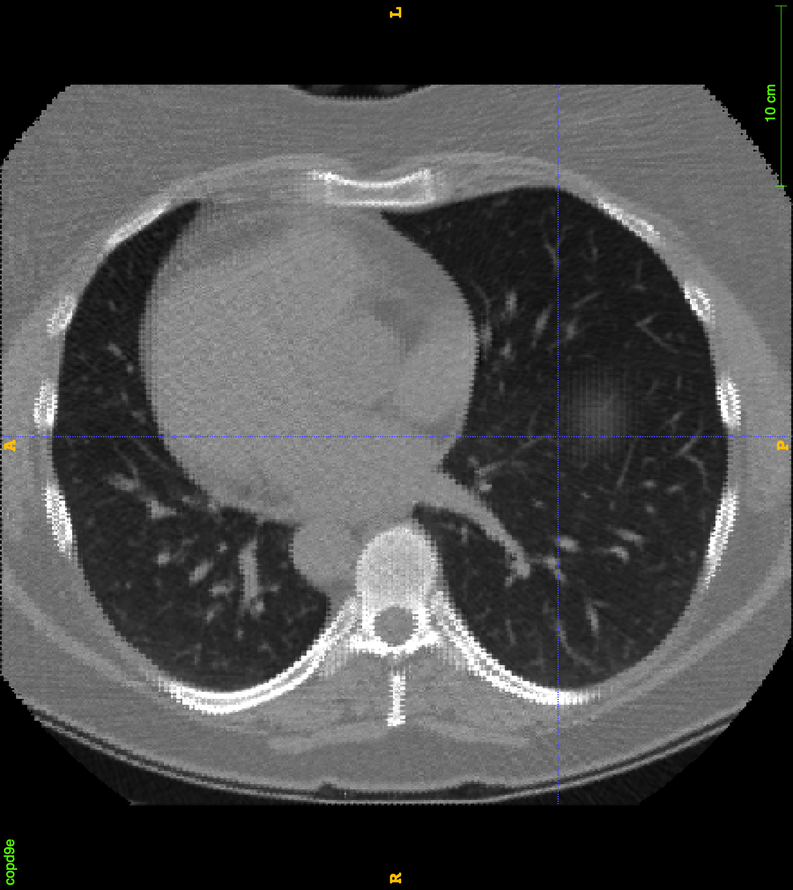
#> input picture tp2/images_misc/CT_lung_axial.png, 793 x 890 px, shrunk from 1340 x 1504 before the run, given in place of smooth_star.png, which was not available
$ jupyter execute --allow-errors IMA204_TP_DEFMODEL_IMA204_2023_24_COURT.ipynb   (text cells are left out)
#> lines starting #> are read from the running program, lines starting #| are printed output that depends on the picture; long printed decimals are rounded; pictures that were not available may be replaced by others from this repository, and a replacement may not be noted
### TP_IMA204_activecontours_2023-24_FINAL/gvf_elsa2.py
# From https://github.com/t-suzuki/gradient_vector_flow_test/blob/master/gvf.py
#!env python
# -*- coding: utf-8 -*-
# GVF(Gradient Vector Flow) of 2D image.
# implemented by t-suzuki.
# License: Public Domain
#
# reference:
# Chenyang Xu, et al. "Snakes, Shpes, and Gradient Vector Flow", IEEE TRANACTIONS ON IMAGE PROCESSING, VOL. 7, NO. 3, MARCH 1998

import sys
import imageio
import skimage.color
import skimage.data
import skimage.transform
try:
    import skimage.filters as skimage_filter
except:
    import skimage.filters as skimage_filter
import numpy as np
import matplotlib.pyplot as plt

def gradient_vector_flow(fx, fy, mu, dx=1.0, dy=1.0, verbose=True):
    u'''calc gradient vector flow of input gradient field fx, fy'''
    # calc some coefficients.
    b = fx**2.0 + fy**2.0
    c1, c2 = b*fx, b*fy
    # calc dt from scaling parameter r.
    r = 0.25 # (17) r < 1/4 required for convergence.
    dt = dx*dy/(r*mu)
    # max iteration
    N = int(max(1, np.sqrt(fx.shape[0]*fx.shape[1])))
    # initialize u(x, y), v(x, y) by the input.
    curr_u = fx
    curr_v = fy
    def laplacian(m):
        return np.hstack([m[:, 0:1], m[:, :-1]]) + np.hstack([m[:, 1:], m[:, -2:-1]]) \
                + np.vstack([m[0:1, :], m[:-1, :]]) + np.vstack([m[1:, :], m[-2:-1, :]]) \
                - 4*m
    for i in range(N):
        next_u = (1.0 - b*dt)*curr_u + r*laplacian(curr_u) + c1*dt
        next_v = (1.0 - b*dt)*curr_v + r*laplacian(curr_v) + c2*dt
        curr_u, curr_v = next_u, next_v
        if verbose:
            sys.stdout.write('.')
            sys.stdout.flush()
    if verbose:
        sys.stdout.write('\n')
    return curr_u, curr_v

def edge_map(img, sigma):
    blur = skimage.filters.gaussian(img, sigma)
    return skimage.filters.sobel(blur)

def gradient_field(im):
    im = skimage.filters.gaussian(im, 1.0)
    gradx = np.hstack([im[:, 1:], im[:, -2:-1]]) - np.hstack([im[:, 0:1], im[:, :-1]])
    grady = np.vstack([im[1:, :], im[-2:-1, :]]) - np.vstack([im[0:1, :], im[:-1, :]])
    return gradx, grady

# [10 lines left out: function add_border, not called in this run]

# [43 lines that do not run on import are left out]

### tp2/IMA204_TP_DEFMODEL_IMA204_2023_24_COURT.ipynb
[cell 1]
import numpy as np
import matplotlib.pyplot as plt
from IPython.display import HTML
from matplotlib import animation, rc

from skimage.color import rgb2gray
from skimage import data
from skimage.filters import gaussian
from skimage.segmentation import active_contour # For active_contour function

# For active_contour function
from skimage.segmentation import chan_vese, morphological_chan_vese, checkerboard_level_set,morphological_geodesic_active_contour

# For some image filtering
from skimage.morphology import white_tophat, black_tophat, disk

import skimage.io

from IPython.core.interactiveshell import InteractiveShell
InteractiveShell.ast_node_interactivity = "all"

[cell 2]
from google.colab import drive
drive.mount('/content/drive')

[cell 3]
def edge_map(img,sigma):
    blur = skimage.filters.gaussian(img,sigma)
    return skimage.filters.sobel(blur)

def edge_map2(img,sigma):
    blur = skimage.filters.gaussian(img,sigma)
    return skimage.filters.scharr(blur)

def subtract_background(image, radius=5, light_bg=False):
        str_el = disk(radius)
        if light_bg:
            return black_tophat(image, str_el)
        else:
            return white_tophat(image, str_el)


def define_initial_circle(R0,r0,c0,Nber_pts=400):
    # Define initial contour shape
    s      = np.linspace(0, 2*np.pi, Nber_pts)
    Radius = R0
    r      = r0 + Radius*np.sin(s)
    c      = c0 + Radius*np.cos(s) #col
    init   = np.array([r, c]).T
    return init


## Create slides for animation
# [17 lines left out: function animate_cv, not called in this run]


def animate_snake(image, segs, interval=500):
    fig, ax = plt.subplots(figsize=(6, 6))
    ax.imshow(image, cmap='gray');
    #    im = ax.imshow(segs[0], alpha=0.5, cmap='inferno');
    #ax.plot(segs[0][:, 1], segs[0][:, 0], '--r', lw=3)
    ax.axis('off')
    line, = ax.plot([], [], '-r', lw=2)

    def init():
        line.set_data(segs[0,:,1],segs[0,:,0])
        return [line,]

    def animate(i):
        line.set_data(segs[i,:,1],segs[i,:,0])
        return [line,]

    anim = animation.FuncAnimation(fig, animate, init_func=init,
                                   frames=len(segs), interval=1000, blit=True);
    return anim


###########################
# [9 lines left out: function store_evolution_in, not called in this run]

[cell 4]
# import warnings
# warnings.filterwarnings( "ignore", module = "matplotlib\..*" )

img_star          = skimage.io.imread('drive/MyDrive/IMA204/TP_activecontours/images_misc/smooth_star.png', as_gray = True)
#> img_star: shape (890, 793) float64; min 0, max 1, mean 0.296
img_star_noisy    = skimage.io.imread('drive/MyDrive/IMA204/TP_activecontours/images_misc/smooth_star_noisy.png', as_gray = True)
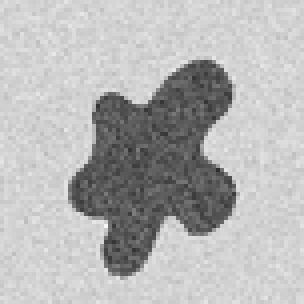
#> input picture tp2/images_misc/smooth_star_noisy.png, 76 x 76 px, shrunk from 128 x 128 before the run, found by its file name (shown 4 times larger)
#> img_star_noisy is the input picture: shape (76, 76); min 47, max 247, mean 181.6

img_hela    = skimage.io.imread('drive/MyDrive/IMA204/TP_activecontours/images_misc/hela_big_gt.png', as_gray = False)
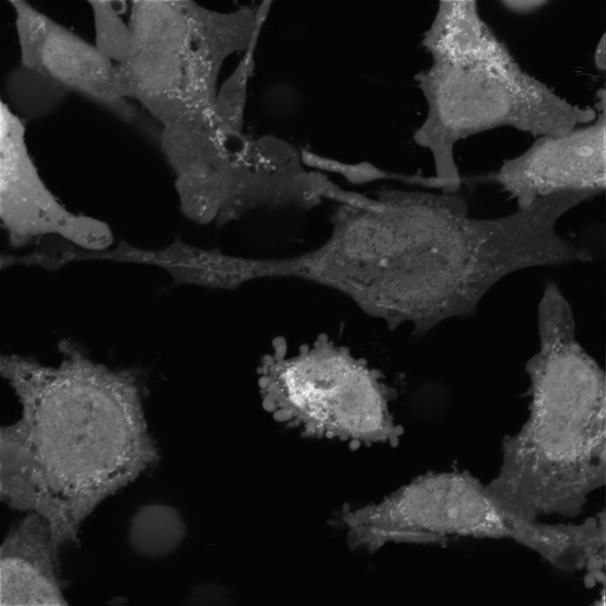
#> input picture tp2/images_misc/hela_big_gt.png, 606 x 606 px, shrunk from 1024 x 1024 before the run, found by its file name
#> img_hela is the input picture: shape (606, 606); min 2, max 245, mean 37.6

edge_hela   = edge_map(img_hela, sigma=2)
img_hela = np.squeeze(img_hela)

img_pepper  = skimage.io.imread('drive/MyDrive/IMA204/TP_activecontours/images_misc/peppers_gt.png', as_gray = False)
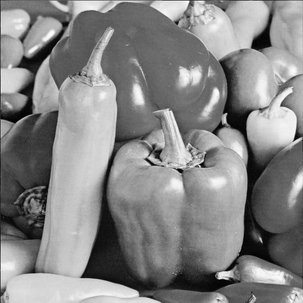
#> input picture tp2/images_misc/peppers_gt.png, 303 x 303 px, shrunk from 512 x 512 before the run, found by its file name
#> img_pepper is the input picture: shape (303, 303); min 0, max 255, mean 133.5
img_pepper = np.squeeze(img_pepper)

edge_pepper = edge_map(img_pepper, sigma=2)
img_pepper  = img_pepper.astype('float64')


img_MRIb  = skimage.io.imread('drive/MyDrive/IMA204/TP_activecontours/images_misc/MRI_brain_sag.png', as_gray = True)
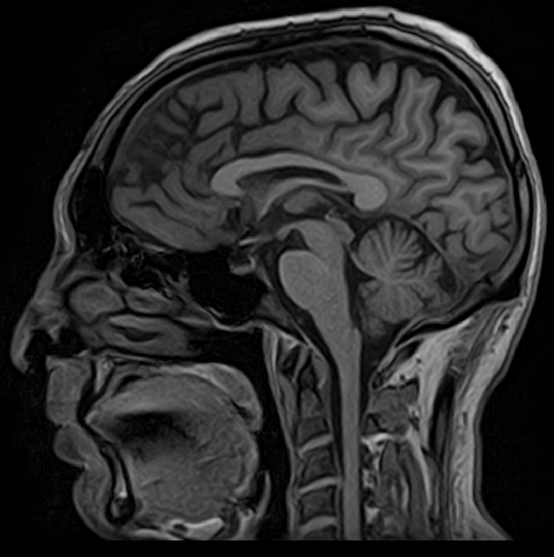
#> input picture tp2/images_misc/MRI_brain_sag.png, 554 x 557 px, shrunk from 936 x 942 before the run, found by its file name
#> img_MRIb is the input picture: shape (557, 554) float64; min 0, max 0.886, mean 0.169
edge_MRIb = edge_map(img_MRIb, sigma=2)
img_MRIf  = skimage.io.imread('drive/MyDrive/IMA204/TP_activecontours/images_misc/MRI_fetus.png', as_gray = True)
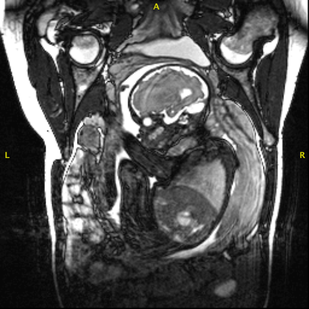
#> input picture tp2/images_misc/MRI_fetus.png, 309 x 309 px, shrunk from 522 x 522 before the run, found by its file name
#> img_MRIf: shape (309, 309) float64; min 0, max 1, mean 0.303
edge_MRIf = edge_map(img_MRIf, sigma=2)


img_cell  = skimage.io.imread('drive/MyDrive/IMA204/TP_activecontours/images_blood_cells/000016.png', as_gray = True)
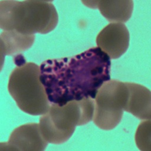
#> input picture tp2/images_blood_cells/000016.png, 151 x 151 px, shrunk from 256 x 256 before the run, found by its file name
#> img_cell: shape (151, 151) float64; min 0.0503, max 0.863, mean 0.517
edge_cell = edge_map(img_cell, sigma=2)
#skimage.io.imshow(img_cell)

img_mask = skimage.io.imread('drive/MyDrive/IMA204/TP_activecontours/masks_blood_cells/000016.png', as_gray = True)
edge_mask = edge_map(img_mask, sigma=2)
img_mask2 = skimage.io.imread('drive/MyDrive/IMA204/TP_activecontours/images_misc/binary_shape_2024.png', as_gray = True)
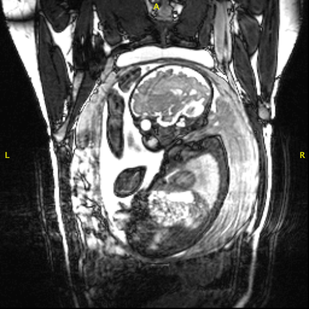
#> input picture tp2/images_misc/MRI_fetus2.png, 309 x 309 px, shrunk from 522 x 522 before the run, given in place of binary_shape_2024.png, which was not available
#> img_mask2: shape (309, 309) float64; min 0, max 1, mean 0.353
edge_mask2 = edge_map(img_mask2, sigma=2)
# skimage.io.imshow(img_mask)

img_OCT  = skimage.io.imread('drive/MyDrive/IMA204/TP_activecontours/OCT_myocardium/case272.tif', as_gray = True)
edge_OCT = edge_map(img_OCT, sigma=2)
#> (the rest of this cell did not finish here and is left out)

[cell 5]
img_test  = img_cell
Sigma_val = 1
edge_test = edge_map(img_test, sigma=Sigma_val)


## Print some basic image properties
print(img_test.dtype)
#| float64
print(np.min(img_test))
#| 0.05027
print(np.max(img_pepper))
#| 255.0


## Show Hist
hist_test, bins_test             = np.histogram(img_test.flatten(), bins=256)
#> hist_test = 256 values, max 563 at index 236, min 5 at index 0, mean 89.07; bins_test = 257 values from 0.0503 to 0.863
hist_edge_test, bins_edges_test  = np.histogram(edge_test.flatten(), bins=256)
#> hist_edge_test = 256 values, max 1376 at index 2, min 0 at index 203, mean 89.07; bins_edges_test = 257 values from 5.19e-05 to 0.265

#> (the rest of this cell did not finish here and is left out)

[cell 6]
img_to_test = img_pepper

# Classic Edge map with Gaussian smoothing controled by sigma
edge_test1         = edge_map(img_to_test, sigma=1)
edge_test1_l       = np.log2(edge_test1)
edge_test2         = edge_map(img_to_test, sigma=2)
edge_test2_l       = np.log2(edge_test2)

# Inversed Edge map
# Returns Edge map = 1.0 / np.sqrt(1.0 + alpha * gradnorm)
edge_inv_test  = skimage.segmentation.inverse_gaussian_gradient(img_to_test, alpha=1.0, sigma=1.0)


#> (the rest of this cell did not finish here and is left out)

[cell 7]
img_ori_to_test = img_MRIb
img_to_test     = img_ori_to_test
epsilon         = 0.000001 #to prevent log on 0
img_eps         = np.full_like(img_to_test, epsilon)
PRE_ENHANCE     = 1
OPTION_ENHANCE  = 4 # can be 0 (nothing) OR 1,2,3,4 for different enchancement options

# Run all  OPTION_ENHANCE for display here
gamma_corrected       = skimage.exposure.adjust_gamma(img_to_test, 0.8)
logarithmic_corrected = skimage.exposure.adjust_log(img_to_test, gain= 1,inv=True)
img_open              = skimage.morphology.diameter_opening(img_to_test, 40, connectivity=2)
img_adapteq           = skimage.exposure.equalize_adapthist(img_to_test, clip_limit=0.03)

# PRE ENHANCEMENT OPTIONS:
if PRE_ENHANCE==1:
    if OPTION_ENHANCE==1:
        # Gamma
        img_to_test     = gamma_corrected
    elif OPTION_ENHANCE==2:
        # Logarithmic (O = gain*log(1 + I)) or if Inv (O = gain*(2**I - 1))
        img_to_test           = logarithmic_corrected
    elif OPTION_ENHANCE==3:
        # Morpho Opening
        img_to_test           = img_open
    elif OPTION_ENHANCE==4:
        # Contrast Limited Adaptive Histogram Equalization (CLAHE).
        img_to_test           = img_adapteq

# Enhance details either dark around light background of vice versa with the Top-Hat transform
Radius_val = 15
img_test1  = subtract_background(img_to_test, radius=Radius_val, light_bg=False)
img_test2  = subtract_background(img_to_test, radius=Radius_val, light_bg=True)
#> call 2 of subtract_background, with radius = 15, light_bg = True
#> in subtract_background (call 2), `return black_tophat(image, str_el)`:
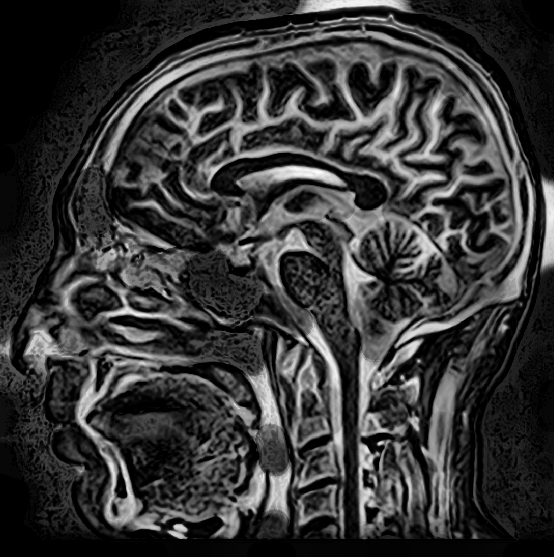
#> returned value: shape (557, 554) float64; min 0, max 0.991, mean 0.215

# SHOW OUTPUTS
#> (the rest of this cell did not finish here and is left out)

[cell 8]
# [9 lines of commented-out code are left out]
img_to_seg = img_star ; r0 = 64; c0=64; R0 = 50
#img_to_seg = img_star_noisy ; r0 = 64; c0=64; R0 = 50
alpha_val  = 0.1 ; beta_val = 0.1; gamma_val = 0.1; convergence_val = 1e-4; Niter_snake = 800;


# Initialise contour
init = define_initial_circle(R0,r0,c0)

# Pre-smooth the image
Niter_smooth    = 1
img_to_seg      = gaussian(img_to_seg, Niter_smooth, preserve_range=False)

# Run active contour
snake10 = active_contour(img_to_seg,
                       init, max_num_iter=10, convergence=convergence_val,
                         alpha=alpha_val, beta=beta_val, gamma=gamma_val)
#> snake10 = 400 pairs, first value 14.12 to 113.4, second value 14.13 to 113.9
snake_max = active_contour(img_to_seg,
                       init, max_num_iter=Niter_snake, convergence=convergence_val,
                           alpha=alpha_val, beta=beta_val, gamma=gamma_val)
#> snake_max = 400 pairs, first value 23.05 to 109.5, second value 24.89 to 112.8

# Display results
#> (the rest of this cell did not finish here and is left out)

[cell 9]
# Input image and parameter values
img_to_seg   =  img_cell;

# 1st SEG: To segment left cell
r0 = 150; c0=50; R0 = 30
alpha_val = 0.01 ; beta_val = 0.1 ;gamma_val = 0.01;
convergence_val = 1e-4; Niter_snake = 200;

# 2nd SEG: To segment center dark cell
r0 = 130; c0=120; R0 = 50
alpha_val = 0.01 ; beta_val = 0.1 ;gamma_val = 0.01;
convergence_val = 1e-4; Niter_snake = 800;


# Pre smooth the image
Niter_smooth = 4
img_to_seg   = gaussian(img_to_seg, Niter_smooth, preserve_range=False)
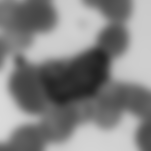
#> img_to_seg: shape (151, 151) float64; min 0.132, max 0.855, mean 0.517


# Initialise contour
init = define_initial_circle(R0,r0,c0)

# Run active contour
snake30 = active_contour(img_to_seg,
                       init, max_num_iter=30, convergence=convergence_val,
                         alpha=alpha_val, beta=beta_val, gamma=gamma_val)
#> snake30 = 400 pairs, first value 74.14 to 178.6, second value 68.24 to 167.5
snake = active_contour(img_to_seg,
                       init, max_num_iter=Niter_snake, convergence=convergence_val,
                       alpha=alpha_val, beta=beta_val, gamma=gamma_val)
#> snake = 400 pairs, first value 71.57 to 143.7, second value 73.21 to 145.7

# Display results
#> (the rest of this cell did not finish here and is left out)

[cell 10]
img_to_seg        = img_cell

# 1st SEG: To segment left cell
#r0 = 150; c0=50; R0 = 30
#alpha_val = 0.01 ; beta_val = 0.1 ;gamma_val = 0.01; convergence_val = 1e-4; Niter_snake = 200;

#2nd SEG: To segment center dark cell
r0 = 130; c0=120; R0 = 50 # initialise inside
alpha_val = 0.01 ; beta_val = 0.1 ;gamma_val = 0.01; convergence_val = 1e-4; Niter_snake = 200;

# Pre smooth the image
Niter_smooth = 4
img_to_seg   = gaussian(img_to_seg, Niter_smooth, preserve_range=False)

# Initialise contour
init = define_initial_circle(R0,r0,c0)


# Run active contour while saving intermediate contours to see deformations
segs = []
print('start')
for i in range(1,Niter_snake,10):
    print(i, " ", end='')
    segs.append(active_contour(img_to_seg, init, max_num_iter=i, convergence=convergence_val,
                alpha=alpha_val, beta=beta_val, gamma=gamma_val))
#> after the loop, segs = 20 point arrays, longest 400 points

print('stop')
np.save('ANIM_contours.npy', np.array(segs))

# display animation
segs = np.load('ANIM_contours.npy')
#> (the rest of this cell did not finish here and is left out)

HTML(anim.to_html5_video())

[cell 11]
import sys
sys.path.append('/content/drive/MyDrive/IMA204/TP_activecontours/')
from gvf_elsa2 import gradient_field, gradient_vector_flow

# Image to seg
img_to_seg = img_star_noisy
r0 = 64; c0=64; R0 = 50

# Example of another image to test.
# NB: play with regularisation  parameter mu for gradient_vector_flow on real images
# img_to_seg        = img_cell
# r0 = 130; c0=120; R0 = 50 # initialise inside

alpha_val  = 0.01 ; beta_val = 0.1; gamma_val = 0.001;
convergence_val = 1e-4; Niter_snake = 200;


# Initialise contour
init        = define_initial_circle(R0,r0,c0,Nber_pts=400)

# Compute edge map and gvf
img_to_seg = img_to_seg.astype(np.float32) / np.max(img_to_seg)
#> img_to_seg: shape (76, 76) float32
Edge_map   = edge_map(img_to_seg,sigma=1)

fx, fy = gradient_field(img_to_seg) # ELSA CORRECTED - was calling with Edge_map as input
gx, gy = gradient_vector_flow(fx, fy, mu=5)
#> in gradient_vector_flow, `b = fx**2.0 + fy**2.0`:
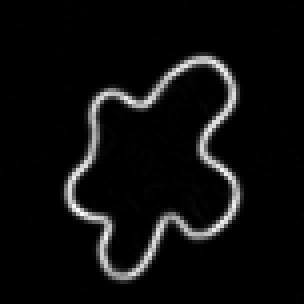
#> b: shape (76, 76) float32 (shown 4 times larger); min 0, max 0.145, mean 0.00773; drawn with min black and max white
GVF_map = np.sqrt(gx**2 + gy**2)

# Run active contour while saving intermediate contours to see deformations
Map_to_seg = Edge_map

# Run active contour while saving intermediate contours to see deformations
segs = []
print('start')
for i in range(1,Niter_snake,10):
    print(i, " ", end='')
    segs.append(active_contour(Map_to_seg, init, max_num_iter=i, convergence=convergence_val,
                alpha=alpha_val, beta=beta_val, gamma=gamma_val,
                    w_line=1,w_edge=0))

print('stop')
np.save('ANIM_contours.npy', np.array(segs))

# display animation
segs = np.load('ANIM_contours.npy')
#> (the rest of this cell did not finish here and is left out)

HTML(anim.to_html5_video())

#> (a cell that did not finish here is left out)

[cell 13]
# 1 - Pre filter
img_to_seg = img_pepper
Niter_smooth = 3
img_to_seg = gaussian(img_to_seg, Niter_smooth, preserve_range=True)


# 2 - Initialization
def define_initial_oval(center, major_radius, minor_radius, rotation_angle=0):
    r0, c0 = center
    theta = np.linspace(0, 2 * np.pi, 300)
    x = c0 + major_radius * np.cos(theta) * np.cos(rotation_angle) - minor_radius * np.sin(theta) * np.sin(rotation_angle)
    y = r0 + major_radius * np.cos(theta) * np.sin(rotation_angle) + minor_radius * np.sin(theta) * np.cos(rotation_angle)

    oval_contour = np.column_stack((y, x))
    return oval_contour

# Example usage
center = (250, 135)
major_radius, minor_radius = 50, 220
init = define_initial_oval(center, major_radius, minor_radius, 0.2)

#Run model
alpha_val  = 0.01 ; beta_val = 0.1; gamma_val = 0.1; convergence_val = 1e-4; Niter_snake = 500; w_line_val=0; w_edge_val=1

snake = active_contour(img_to_seg,
                  init, boundary_condition='fixed-fixed',max_iterations=Niter_snake,
                  alpha=alpha_val, beta=beta_val, gamma=gamma_val,
                  w_line=w_line_val, w_edge=w_edge_val)
#> snake = 300 pairs, first value 22.73 to 301.1, second value 82.93 to 213.2

#> (the rest of this cell did not finish here and is left out)
